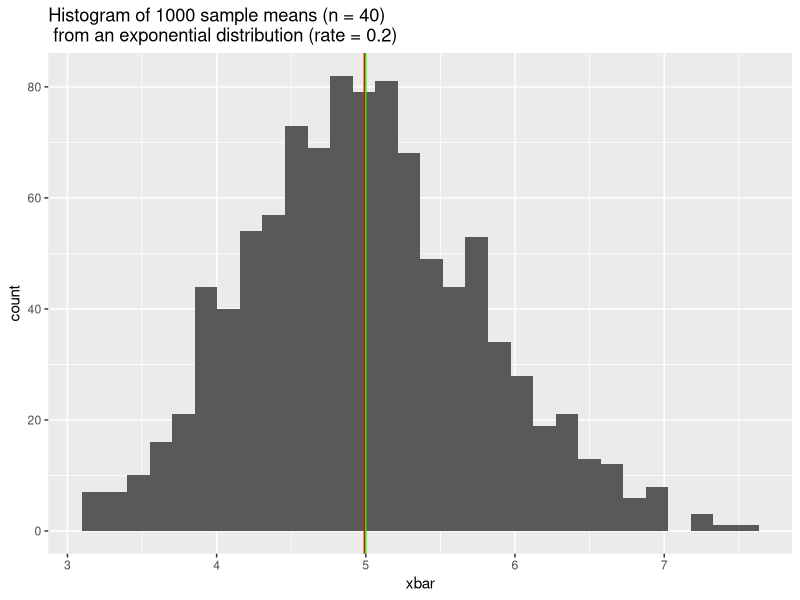
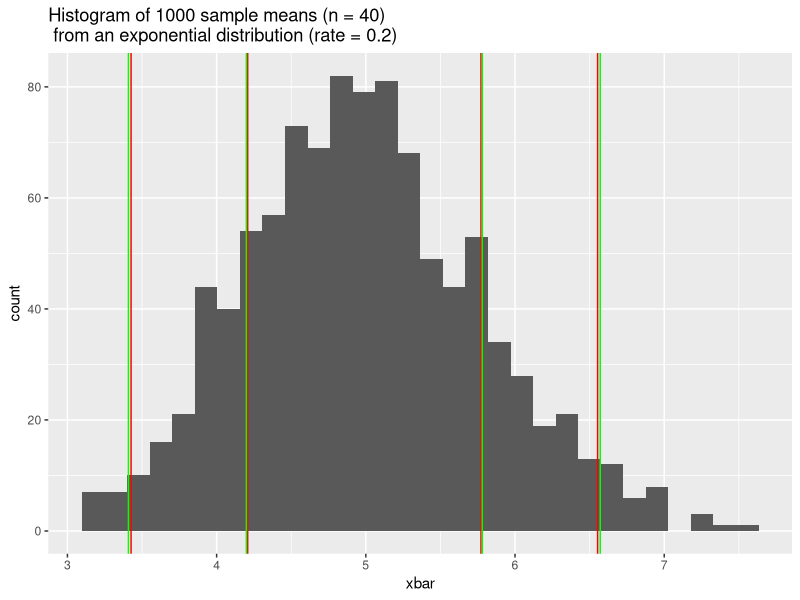
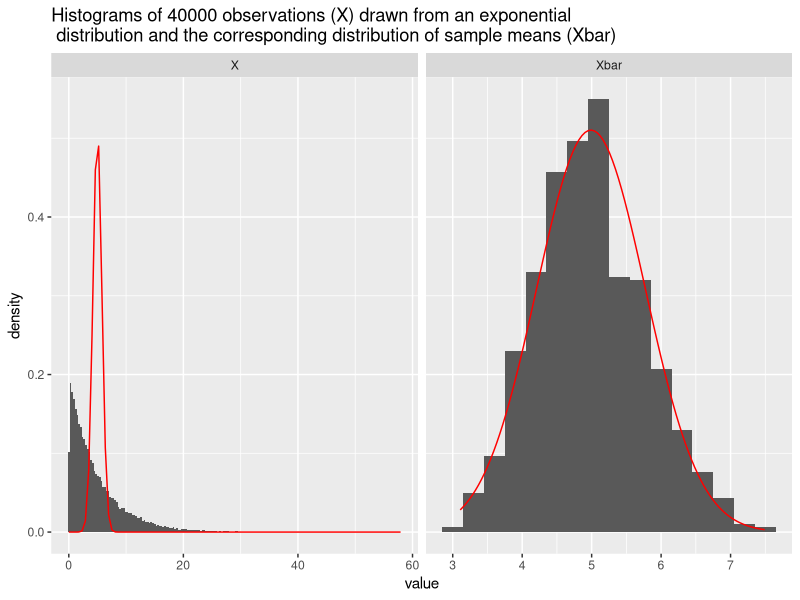

These figures' R source, in order:
## ---- chunk 1
lambda = 0.2
## ---- chunk 2
set.seed(1)
xbar = NULL
x = NULL
for (i in 1:1000) {
  sample = rexp(40,rate = lambda)
  x = append(x, sample, length(x))
  xbar[i] = mean(sample)
}
## ---- chunk 3
E_xbar = mean(xbar)
mean_prct_err = (E_xbar - (1/lambda))/(1/lambda) * 100

library(ggplot2)
mean_plot = ggplot(data = data.frame(xbar = xbar), aes(x = xbar))
mean_plot = mean_plot + geom_histogram()
mean_plot = mean_plot + geom_vline(xintercept = E_xbar, colour = "red")
mean_plot = mean_plot + geom_vline(xintercept = 1/lambda, colour = "green")
mean_plot = mean_plot + ggtitle("Histogram of 1000 sample means (n = 40) \n from an exponential distribution (rate = 0.2)")
print(mean_plot)
## ---- chunk 4
Var_hat_xbar = (sd(xbar))^2
Var_x = (1/lambda)^2
Var_xbar = Var_x/40
Var_prct_err = (Var_hat_xbar - Var_xbar)/Var_xbar * 100

library(ggplot2)
mean_plot = ggplot(data = data.frame(xbar = xbar), aes(x = xbar))
mean_plot = mean_plot + geom_histogram()
mean_plot = mean_plot + geom_vline(xintercept = c(-2,-1,1,2) * sqrt(Var_hat_xbar) + E_xbar, colour = "red")
mean_plot = mean_plot + geom_vline(xintercept = c(-2,-1,1,2) * sqrt(Var_xbar) + E_xbar, colour = "green")
mean_plot = mean_plot + ggtitle("Histogram of 1000 sample means (n = 40) \n from an exponential distribution (rate = 0.2)")
print(mean_plot)
## ---- chunk 5
variable = append(seq(1,1,length=length(x)),seq(0,0,length=length(xbar)),after=length(x))
variable = factor(x = variable, levels = c(1,0), labels = c("X","Xbar"))
df = data.frame(value = append(x,xbar,after=length(x)), variable=variable)
library(ggplot2)
distr_plot = ggplot(data = df, aes(x = value))
distr_plot = distr_plot + geom_histogram(binwidth=0.3, mapping=aes(y = ..density..))
distr_plot = distr_plot + stat_function(fun=dnorm, colour = "red", args = list(mean = mean(xbar), sd = sd(xbar)))
distr_plot = distr_plot + facet_grid(.~variable, scales ="free")
distr_plot = distr_plot + ggtitle("Histograms of 40000 observations (X) drawn from an exponential \n distribution and the corresponding distribution of sample means (Xbar)")
print(distr_plot)
